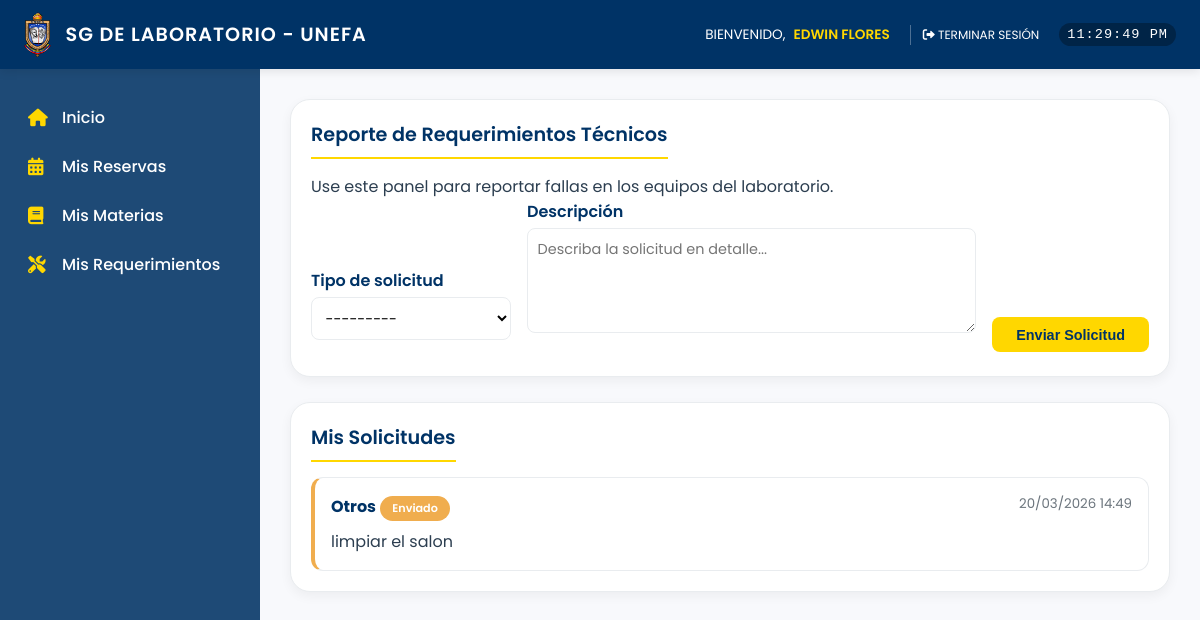
The app's page /mis-requerimientos/ (signed in) with its own data.
### usuarios/models.py (models this page shows, shortened)
class Requerimiento(models.Model):
    TIPO_CHOICES = [
        ('software', 'Instalación de software'),
        ('eliminar', 'Eliminación de archivos'),
        ('falla', 'Falla de equipo'),
        ('otros', 'Otros'),
    ]
    ESTADO_CHOICES = [
        ('enviado', 'Enviado'),
        ('proceso', 'En proceso'),
        ('completado', 'Completado'),
    ]
    usuario = models.ForeignKey(User, on_delete=models.CASCADE, related_name='requerimientos')
    tipo = models.CharField(max_length=20, choices=TIPO_CHOICES)
    descripcion = models.TextField()
    fecha_creacion = models.DateTimeField(default=timezone.now)
    estado = models.CharField(max_length=20, choices=ESTADO_CHOICES, default='enviado')

### usuarios/views.py (the view)
# urls.py: path('mis-requerimientos/', views.lista_requerimientos, name='mis_requerimientos'),
@login_required
def lista_requerimientos(request):
    if request.method == 'POST':
        form = RequerimientoForm(request.POST)
        if form.is_valid():
            requerimiento = form.save(commit=False)
            requerimiento.usuario = request.user
            requerimiento.save()
            messages.success(request, "✅ Solicitud enviada correctamente.")
            return redirect('mis_requerimientos')
        else:
            messages.error(request, "Error en el formulario. Verifica los datos.")
    else:
        form = RequerimientoForm()
    requerimientos = Requerimiento.objects.filter(usuario=request.user).order_by('-fecha_creacion')
    return render(request, 'admin/mis_requerimientos.html', {
        'form': form,
        'requerimientos': requerimientos,
    })

### usuarios/forms.py
class RequerimientoForm(forms.ModelForm):
    class Meta:
        model = Requerimiento
        fields = ['tipo', 'descripcion']
        widgets = {
            'descripcion': forms.Textarea(attrs={'rows': 4, 'placeholder': 'Describa la solicitud en detalle...'}),
        }

### templates/admin/mis_requerimientos.html (shortened to what this page needs)
{% extends 'admin/base1.html' %}
{% load static %}
{% block content %}
<div class="card">
    <h2 class="card-title">Reporte de Requerimientos Técnicos</h2>
    <p class="subtitulo">Use este panel para reportar fallas en los equipos del laboratorio.</p>
    <form method="POST" id="requerimiento-form">
        <div style="display: flex; flex-wrap: wrap; gap: 1rem; align-items: flex-end;">
            <div class="form-group" style="flex: 1; min-width: 200px;">
                <label for="id_tipo">Tipo de solicitud</label>
                {{ form.tipo }}
            </div>
            <div class="form-group" style="flex: 3; min-width: 300px;">
                <label for="id_descripcion">Descripción</label>
                {{ form.descripcion }}
            </div>
            <div style="margin-bottom: 0.25rem;">
                <button type="submit" class="btn-dorado">Enviar Solicitud</button>
            </div>
        </div>
    </form>
</div>
<div class="card">
    <h2 class="card-title">Mis Solicitudes</h2>
    {% if requerimientos %}
        <div style="display: flex; flex-direction: column; gap: 1rem;">
            {% for req in requerimientos %}
                <div class="requerimiento-card" style="background: white; border-radius: 12px; padding: 1rem; border: 1px solid var(--gris-borde); border-left: 4px solid {% if req.estado == 'enviado' %}#f0ad4e{% elif req.estado == 'proceso' %}#0275d8{% else %}#5cb85c{% endif %};">
                    <div style="display: flex; justify-content: space-between; align-items: flex-start; flex-wrap: wrap;">
                        <div>
                            <strong style="color: var(--azul-unefa);">{{ req.get_tipo_display }}</strong>
                            <span class="badge badge-{{ req.estado }}">{{ req.get_estado_display }}</span>
                        </div>
                        <small style="color: #6c757d;">{{ req.fecha_creacion|date:"d/m/Y H:i" }}</small>
                    </div>
                    <p style="margin-top: 0.5rem; color: var(--texto-oscuro);">{{ req.descripcion }}</p>
                </div>
            {% endfor %}
        </div>
    {% else %}
        <div class="no-data" style="text-align: center; padding: 2rem;">
            <span style="font-size: 3rem;">📋</span>
            <p>No has enviado ninguna solicitud aún.</p>
            <p style="font-size: 0.8rem;">Utiliza el formulario de arriba para reportar incidencias.</p>
        </div>
    {% endif %}
</div>
{% endblock %}

### templates/admin/base1.html (shortened to what this page needs)
{% load static %}
<!DOCTYPE html>
<html lang="es">
<head>
    <link rel="stylesheet" href="https://cdnjs.cloudflare.com/ajax/libs/font-awesome/6.0.0/css/all.min.css">
</head>
<body>
    <header class="top-header">
        <div class="logo-section">
            <img src="{% static 'img/logo_unefa.png' %}" alt="Logo UNEFA">
            <span>SG DE LABORATORIO - UNEFA</span>
        </div>
        <div class="user-info">
            <div class="user-details">
                <span>BIENVENIDO,</span>
                <strong class="user-name">{{ user.get_full_name|default:user.username|upper }}</strong>
            </div>
            <div class="user-actions">
                <form action="{% url 'logout' %}" method="post" style="display: inline;">
                    <button type="submit" class="btn-logout"><i class="fas fa-sign-out-alt"></i> TERMINAR SESIÓN</button>
                </form>
            </div>
            <div class="clock" id="live-clock"></div>
        </div>
    </header>
    <div class="wrapper">
        <aside class="sidebar">
            <nav>
                <a href="{% url 'inicio' %}" class="nav-item">
                    <i class="fas fa-home"></i> Inicio
                </a>
                <a href="{% url 'crear_reserva' %}" class="nav-item">
                    <i class="fas fa-calendar-alt"></i> Mis Reservas
                </a>
                <a href="{% url 'gestion_materias' %}" class="nav-item">
                    <i class="fas fa-book"></i> Mis Materias
                </a>
                <a href="{% url 'mis_requerimientos' %}" class="nav-item">
                    <i class="fas fa-tools"></i> Mis Requerimientos
                </a>
            </nav>
        </aside>
        <main class="main-content">
            {% block content %}
            {% endblock %}
        </main>
    </div>
</body>
</html>

### templates/admin/base1.html (style rules this page uses)
:root { --azul-unefa: #003366; --azul-claro: #1e4a76; --dorado-unefa: #FFD700; --gris-claro: #f8f9fc; --gris-borde: #e9ecef; --texto-oscuro: #2c3e50; --verde-exito: #27ae60; --rojo-error: #e74c3c; --sombra-suave: 0 4px 12px rgba(0,0,0,0.05); }
* { margin: 0; padding: 0; box-sizing: border-box; }
body { font-family: 'Poppins', sans-serif; background-color: var(--gris-claro); color: var(--texto-oscuro); height: 100vh; display: flex; flex-direction: column; }
.top-header { background: var(--azul-unefa); color: white; padding: 12px 24px; display: flex; justify-content: space-between; align-items: center; flex-wrap: wrap; gap: 15px; box-shadow: 0 2px 10px rgba(0,0,0,0.1); z-index: 100; }
.logo-section { display: flex; align-items: center; gap: 15px; }
.logo-section img { height: 45px; width: auto; }
.logo-section span { font-size: 1.2rem; font-weight: 600; letter-spacing: 1px; }
.user-info { display: flex; align-items: center; gap: 20px; font-size: 0.85rem; flex-wrap: wrap; }
.user-details { display: flex; align-items: center; gap: 8px; }
.user-name { font-weight: 600; color: var(--dorado-unefa); }
.user-actions { display: flex; align-items: center; gap: 8px; border-left: 1px solid rgba(255,255,255,0.3); padding-left: 12px; }
.btn-logout { background: none; border: none; color: white; cursor: pointer; font-family: inherit; font-size: 0.75rem; transition: 0.2s; }
.clock { font-family: monospace; font-size: 0.85rem; background: rgba(0,0,0,0.3); padding: 4px 8px; border-radius: 20px; letter-spacing: 1px; }
.wrapper { display: flex; flex: 1; overflow: hidden; }
.sidebar { width: 260px; background: var(--azul-claro); padding: 24px 0; display: flex; flex-direction: column; gap: 8px; box-shadow: var(--sombra-suave); overflow-y: auto; }
.nav-item { display: flex; align-items: center; gap: 12px; padding: 12px 24px; color: white; text-decoration: none; font-weight: 500; transition: all 0.2s; border-left: 4px solid transparent; }
.nav-item i { width: 22px; font-size: 1.1rem; color: var(--dorado-unefa); }
.main-content { flex: 1; padding: 30px; overflow-y: auto; background: var(--gris-claro); }
.card { background: white; border-radius: 20px; padding: 20px; margin-bottom: 25px; box-shadow: var(--sombra-suave); border: 1px solid var(--gris-borde); }
.card-title { font-size: 1.2rem; font-weight: 600; color: var(--azul-unefa); margin-bottom: 15px; padding-bottom: 8px; border-bottom: 2px solid var(--dorado-unefa); display: inline-block; }

### templates/admin/mis_requerimientos.html (style rules this page uses)
.badge { display: inline-block; padding: 0.25rem 0.75rem; border-radius: 20px; font-size: 0.7rem; font-weight: 600; text-align: center; }
.badge-enviado { background: #f0ad4e; color: white; }
.requerimiento-card { transition: all 0.2s; }
.form-group { margin-bottom: 1rem; }
.form-group label { display: block; font-weight: 600; margin-bottom: 0.25rem; color: var(--azul-unefa); }
.form-control { width: 100%; padding: 0.6rem; border: 1px solid var(--gris-borde); border-radius: 8px; font-family: 'Poppins', sans-serif; font-size: 0.9rem; background: white; }
.btn-dorado { background: var(--dorado-unefa); color: var(--azul-unefa); border: none; padding: 0.6rem 1.5rem; border-radius: 8px; font-weight: bold; cursor: pointer; transition: all 0.3s; font-size: 0.9rem; }

### records on screen
Requerimiento: tipo "Otros", estado "Enviado", fecha_creacion "20/03/2026 14:49", descripcion "limpiar el salon"

### other values on screen
{{ user.get_full_name|default:user.username|upper }} "EDWIN FLORES"
